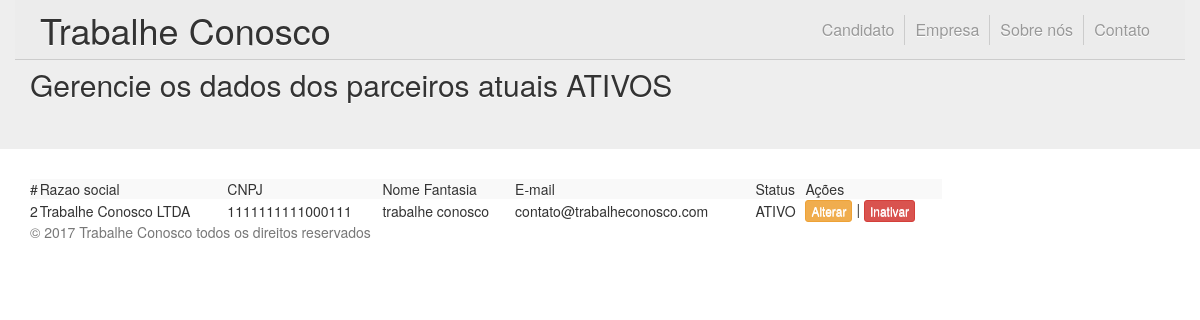
The page /ADM_empresa_alterar.php on the database its author committed.
### tables this page shows
CREATE TABLE `EMPRESA` (
  `ID_EMPRESA` int(11) NOT NULL,
  `CNPJ` bigint(20) NOT NULL,
  `RAZAO_SOCIAL` varchar(100) NOT NULL,
  `NOME_FANTASIA` varchar(100) NOT NULL,
  `STATUS_CADASTRO` enum('ATIVO','INATIVO') NOT NULL,
  `TELEFONE_COMERCIAL` varchar(20) NOT NULL,
  `EMAIL` varchar(100) NOT NULL,
  `SENHA_EMPRESA` varchar(50) NOT NULL,
  `SITE` varchar(100) NOT NULL,
  `CEP` varchar(10) NOT NULL,
  `ENDERECO` varchar(100) NOT NULL,
  `NUMERO_EMPRESA` varchar(100) NOT NULL,
  `COMPLEMENTO` varchar(100) NOT NULL,
  `BAIRRO` varchar(100) NOT NULL,
  `CIDADE` varchar(100) NOT NULL,
  `ESTADO` enum('AC','AL','AP','AM','BA','CE','DF','ES','GO','MA','MT','MS','MG','PA','PB','PR','PE','PI','RJ','RN','RS','RO','RR','SC','SP','SE','TO') NOT NULL,
  `PAIS` enum('BRA') NOT NULL DEFAULT 'BRA'
);

### ADM_empresa_alterar.php (the view, shortened to what this page needs)
<?php
include_once("_php/conexao.php");
$result = mysqli_query($mysqli, "SELECT * FROM `EMPRESA` WHERE `STATUS_CADASTRO` = 'ATIVO' ");
?>
<!DOCTYPE html>
<html lang="pt-BR" xmlns:id="http://www.w3.org/1999/xhtml">
<head>
	<link rel="stylesheet"  href="_css/bootstrap.min.css" >
	<link rel="stylesheet"  href="_css/header.css" >
</head>
<body>
	<header class="container">
		<h1 class="float-l">
			<a href="#" title="Trabalhe Conosco" onclick="location.href='index.php'"> Trabalhe Conosco </a>
		</h1>
			<nav class="float-r">
			<ul class="list-auto">
				<li>
					<a href="#Candidato" onclick="location.href='candidato_area_nao_logada.php'" title="Candidado">Candidato</a>
				</li>
				<li>
					<a href="#Empresa" onclick="location.href='empresa_area_nao_logada.php'" title="Empresa">Empresa</a>
				</li>
				<li>
					<a href="#Sobre nós" onclick="location.href='sobre_nos.php'" title="Sobre nós">Sobre nós</a>
				</li>
				<li>
					<a href="#Contato" onclick="location.href='contato.php'" title="Contato">Contato</a>
				</li>
			</ul>
		</nav>
	</header>
	<div class="jumbotron">
		<br>
		<div class="container">
			<h2>Gerencie os dados dos parceiros atuais ATIVOS</h2>
		</div>
	</div>
    <article class="container">
	            <table width='80%' border=0 class="table-striped">
	                <tr bgcolor='#CCCCCC'>
											<td>#</td>
	                    <td>Razao social</td>
	                    <td>CNPJ</td>
	                    <td>Nome Fantasia</td>
	                    <td>E-mail</td>
											<td>Status</td>
											<td>Ações</td>
	                </tr>
	                <?php
	                    while($res = mysqli_fetch_array($result)) {
	                        echo "<tr>";
														echo "<td>".$res['ID_EMPRESA']."</td>";
		                        echo "<td>".$res['RAZAO_SOCIAL']."</td>";
		                        echo "<td>".$res['CNPJ']."</td>";
		                        echo "<td>".$res['NOME_FANTASIA']."</td>";
														echo "<td>".$res['EMAIL']."</td>";
														echo "<td>".$res['STATUS_CADASTRO']."</td>";
														echo "<td><a href=\"ADM_empresa_editar.php?ID=$res[ID_EMPRESA]\" class=\"btn btn-xs btn-warning\" role=\"button\">Alterar</a> | <a href=\"_php/manter-empresa/inativa_empresa.php?ID=$res[ID_EMPRESA]\" class=\"btn btn-xs btn-danger\" role=\"button\" onClick=\"return confirm('Você tem certeza que deseja inativar essa empresa?')\">	Inativar</a></td>";
													echo "</tr>";
	                    }
	                ?>
	            </table>
		</article>
		<footer class="footer">
			<div class="container">
				<p class="text-muted">&copy; 2017 Trabalhe Conosco todos os direitos reservados</p>
			</div>
		</footer>
	</body>
	</html>

### _css/backup/header.css (style rules this page uses)
html, body, div, span, applet, object, iframe, h1, h2, h3, h4, h5, h6, hr, p, blockquote, pre, a, abbr, acronym, address, big, cite, code, del, dfn, em, font, img, ins, kbd, q, s, samp, small, strike, strong, sub, sup, tt, var, b, u, i, center, dl, dt, dd, ol, ul, li, fieldset, form, label, legend, table, caption, tbody, tfoot, thead, tr, th, td { margin:0; padding:0; border:0; background:transparent; }
.list-full, .list-full li, .list-auto, .list-auto li { width: 100%; float: left; display: block; position: relative; }
.list-auto, .list-auto li { width: auto; }
.float-l { float: left; }
.float-r { float: right; }
body { font-family: "Helvetica Neue", Helvetica, Arial, sans-serif; color: #333; text-shadow: 0 1px 0 #fff; }
header { min-height: 60px; position: fixed; top: 0; right: 0; left: 0; border-bottom: 1px solid #ccc; background: #ECECEC; z-index: 2; }
header h1 { padding: 10px 0 0 10px; }
header h1 a { color: #333; }
header ul { padding: 15px 10px 0 0; }
header li { border-left: 1px solid #ccc; }
header li:first-child { border: none; }
header li a { display: block; padding: 0 10px; color: #999; font-size: 16px; line-height: 30px; text-decoration: none; -webkit-transition: all 300ms ease; transition: all 300ms ease; }

### rows shown on the page
empresa: ID_EMPRESA "2", RAZAO_SOCIAL "Trabalhe Conosco LTDA", CNPJ "1111111111000111", NOME_FANTASIA "trabalhe conosco", EMAIL "contato@trabalheconosco.com", STATUS_CADASTRO "ATIVO"
